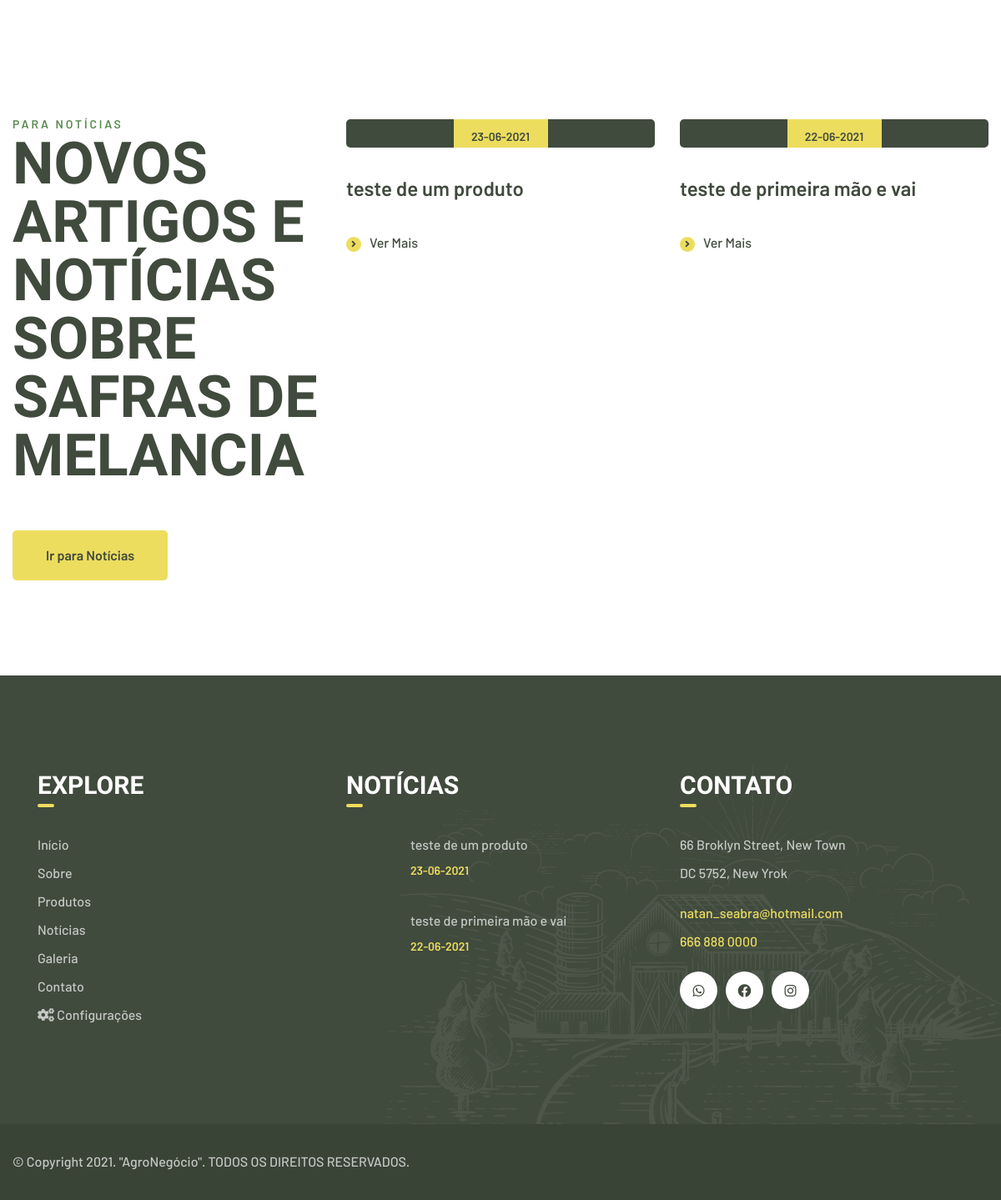
Before: / (lower part) with the older database file.
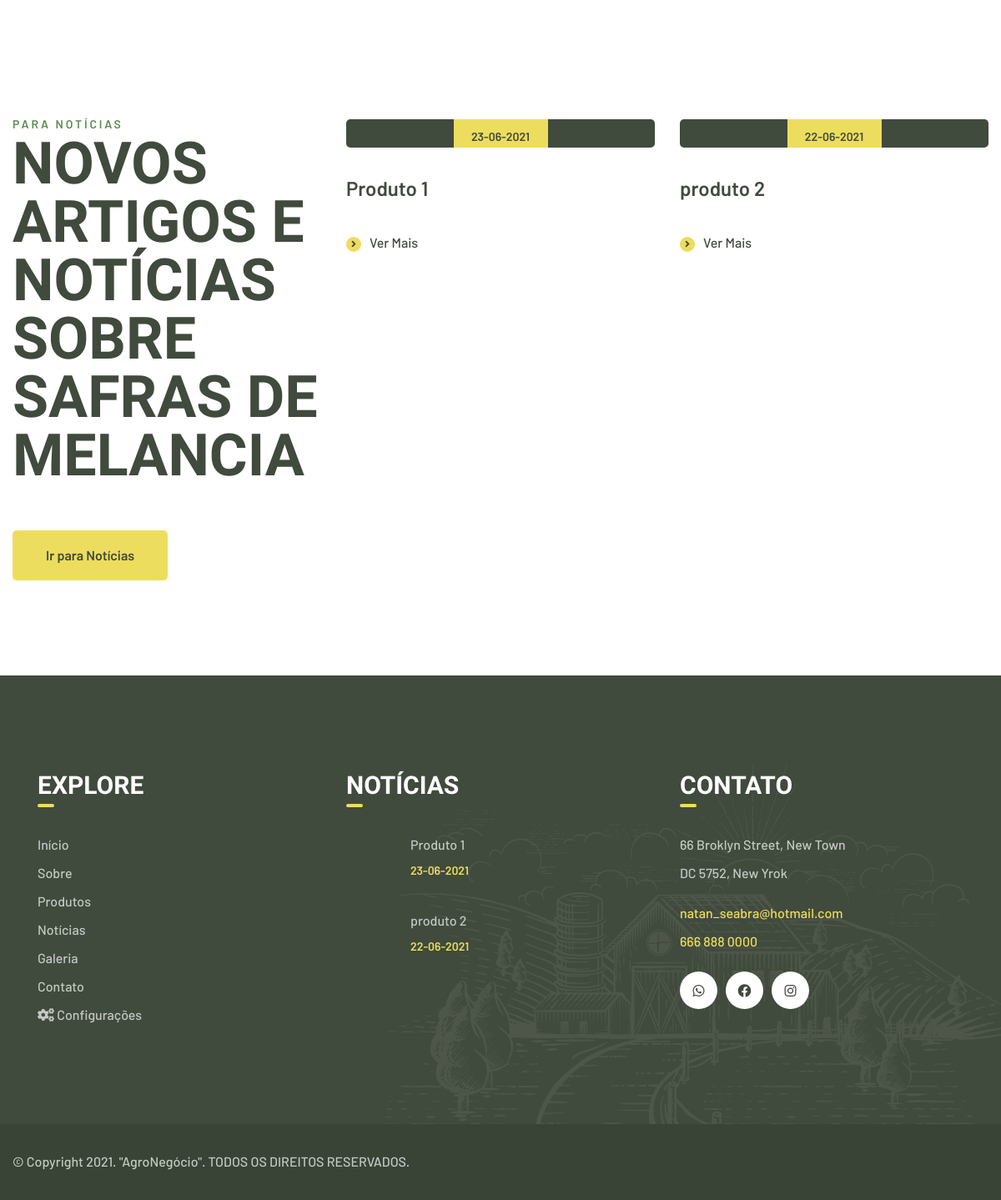
After: the same page with the newer database file.
### tables this page shows
CREATE TABLE `noticias` (
  `id` int(11) NOT NULL,
  `imagem` varchar(50) DEFAULT NULL,
  `titulo` varchar(100) NOT NULL,
  `texto` text NOT NULL,
  `data_publicacao` datetime NOT NULL,
  `administrador_id` int(11) DEFAULT NULL
);

### App/Controllers/HomeController.php (called while the page is built, shortened)
<?php
class HomeController extends Controller {
    public function index() {
        $css = null;
        $js = null;
        $bo = new \App\Models\BO\NoticiasBO();
        $noticias = $bo->listarVetor(\App\Models\Entidades\Noticias::TABELA['nome'], ["*", "date_format(data_publicacao, '%d-%m-%Y') as data_publicacao"], 2, null, "", [], 'rand()');
        $this->render("home/index", "Início", $css, $js, 3);
    }
}

### index.php (called while the page is built, shortened)
<?php
try {
    $app = new App();
    $app->run();
} catch (\Exception $e) {
    $oError = new Erro($e);
    $oError->exibe();
}

### App/Models/DAO/BaseDAO.php (called while the page is built, shortened)
<?php
abstract class BaseDAO {
    private $conexao;
    public function __construct() {
        $this->conexao = Conexao::getConnection();
    }
    public function conectar() {
        return $this->conexao;
    }
    public function select($tabela, $campos, $quantidade, $pagina, $condicao, $valorCondicao, $orderBy, $debug = null) {
        $x = 1;
        $sql = "SELECT ";
        foreach ($campos as $value) {
            if ($x == 1) {
                $x++;
            } else {
                $sql .= ', ';
            }
            $sql .= $value;
        }
        $sql .= " FROM ";
        $sql .= $tabela;
        if ($orderBy) {
            $sql .= ' ORDER BY ';
            $sql .= $orderBy;
        }
        if ($quantidade) {
            $sql .= ' LIMIT ';
            if ($pagina) {
                $sql .= $pagina;
            } else {
                $sql .= '0';
            }
            $sql .= ", ";
            $sql .= $quantidade;
        }
        $conexao = $this->conectar();
        $resultado = $conexao->query($sql);
        if ($resultado) {
            return $resultado;
        } else {
            return FALSE;
        }
    }
     public function listarVetor($tabela, $campos, $quantidade, $pagina, $condicao, $valorCondicao, $orderBy, $debug = null){
        $resultado = $this->select($tabela, $campos, $quantidade, $pagina, $condicao, $valorCondicao, $orderBy, $debug);
        if($resultado){
            $array = [];
            foreach ($resultado as $v) {
                $array[] = $v;
            }
            return $array;
        } else {
            return FALSE;
        }
    }
}

### App/Models/BO/BaseBO.php (called while the page is built, shortened)
<?php
abstract class BaseBO {
        public function listarVetor($tabela = null, $campos = ["*"], $quantidade = null, $pagina = null, $condicao = null, $valorCondicao = null, $orderBy = null, $debug = null){
        $dao = $this->instanciaDAO();
        return $dao->listarVetor($tabela, $campos, $quantidade, $pagina, $condicao, $valorCondicao, $orderBy, $debug);
    }
}

### App/Lib/Conexao.php (called while the page is built, shortened)
<?php
class Conexao{
    public static function getConnection() {
        $con = new mysqli(DB_HOST, DB_USER, DB_PASSWORD, DB_NAME);
        return $con;
    }
}

### App/Models/BO/NoticiasBO.php (called while the page is built, shortened)
<?php
class NoticiasBO extends BaseBO {
    public function instanciaDAO() {
        return new NoticiasDAO();
    }
}
?>

### App/Views/home/index.php (the view, shortened to what this page needs)
<section class="faq_one">
</section>
<section class="blog_four">
    <div class="container">
        <div class="row">
            <div class="col-xl-4 col-lg-4 wow fadeInUp" data-wow-delay="100ms">
                <div class="block-title text-left">
                    <p>Para Notícias</p>
                    <h3>Novos Artigos e<br>Notícias sobre safras de<br>Melancia</h3>
                </div>
                <div class="blog-four_btn">
                    <a href="<?= LINK ?>noticias" class="thm-btn">Ir para Notícias</a>
                </div>
            </div>
            <?php
            foreach ($viewVar['noticias'] as $item) {
                ?>
                <div class="col-xl-4 col-lg-4">
                    <div class="blog_four_single wow fadeInLeft" data-wow-delay="300ms">
                        <div class="blog_four_image">
                            <div class="blog_four_date_box">
                                <p><?= $item['data_publicacao'] ?></p>
                            </div>
                        </div>
                        <div class="blog-four_content">
                            <ul class="list-unstyled blog-four_meta">
                            </ul>
                            <h3><a href="<?=LINK?>noticias/visualizar/<?= $item['id'] ?>" class="blog_four_title"><?=$item['titulo']?></a></h3>
                            <div class="blog_four_read_more_btn">
                                <a href="<?=LINK?>noticias/visualizar/<?= $item['id'] ?>"><i class="fa fa-angle-right"></i>Ver Mais</a>
                            </div>
                        </div>
                    </div>
                </div>
                <?php
            }
            ?>
        </div>
    </div>
</section>

### App/App.php (shortened to what this page needs)
<?php
class App {
    private $controller;
    private $action;
    private $params = [];
    public function run() {
        $this->action           = preg_replace('/[^a-zA-Z]/i', '', $this->action);
        if (!$this->controller) {
            $this->controller = new HomeController($this);
            $this->controller->index();
        }
        $objetoController = new $nomeClasse($this);
        if (method_exists($objetoController, $this->action)) {
            $objetoController->{$this->action}($this->params);
            return;
        } else if (!$this->action && method_exists($objetoController, 'index')) {
            return;
        } else {
            throw new Exception("Nosso suporte já esta verificando desculpe!", 500);
        }
        throw new Exception("Página não encontrada.", 404);
    }
}

### App/Controllers/Controller.php (shortened to what this page needs)
<?php
abstract class Controller {
    private $viewVar;
    public function render($view, $titulo = null, $css = null, $js = null, $menu = 1) {
        $viewVar = $this->getViewVar();
        if ($menu != 3) {
            $arquivoCSS = '<link href="' . CSS . 'estilo.css" type="text/css" rel="stylesheet"/>';
            if (file_exists("./public/css/" . $view . ".css")) {
                $arquivoCSS .= '<link href="' . CSS . $view . '.css" type="text/css" rel="stylesheet"/>';
            }
            $arquivoJS = '<script src="' . JS . 'ini.js"></script>';
            if (file_exists("./public/js/" . $view . ".js")) {
                $arquivoJS .= '<script src="' . JS . $view . '.js"></script>';
            }
            require_once PATH . '/App/Views/layouts/header.php';
            if ($menu == 1) {
                require_once PATH . '/App/Views/layouts/menu_administrador.php';
            } else if ($menu == 2) {
                require_once PATH . '/App/Views/layouts/menu.php';
            }
            require_once PATH . '/App/Views/' . $view . '.php';
            require_once PATH . '/App/Views/layouts/footer.php';
        } else {
            $bo = new \App\Models\BO\NoticiasBO();
            $noticiasIndex = $bo->listarVetor(\App\Models\Entidades\Noticias::TABELA['nome'], ['*', "date_format(data_publicacao, '%d-%m-%Y') as data_publicacao"], 2, null, null, [], "rand()");
            $arquivoCSS = '<link href="' . CSSSITE . 'style.css" type="text/css" rel="stylesheet"/>';
            if (file_exists("./public/cssSite/" . $view . ".css")) {
                $arquivoCSS .= '<link href="' . CSSSITE . $view . '.css" type="text/css" rel="stylesheet"/>';
            }
            require_once PATH . '/App/Views/layoutsSite/header.php';
            require_once PATH . '/App/Views/' . $view . '.php';
            require_once PATH . '/App/Views/layoutsSite/footer.php';
        }
    }
    public function getViewVar() {
        return $this->viewVar;
    }
    public function setViewParam($varName, $varValue) {
        if ($varName != "" && $varValue != "") {
            $this->viewVar[$varName] = $varValue;
        }
    }
}

### App/Views/layoutsSite/header.php (shortened to what this page needs)
<!DOCTYPE html>
<html lang="pt-br">
    <head>
        <link rel="stylesheet" href="<?= CSSSITE ?>animate.min.css">
        <link rel="stylesheet" href="<?= CSSSITE ?>bootstrap.min.css">
        <link rel="stylesheet" href="<?= CSSSITE ?>owl.carousel.min.css">
        <link rel="stylesheet" href="<?= CSSSITE ?>owl.theme.default.min.css">
        <link rel="stylesheet" href="<?= CSSSITE ?>magnific-popup.css">
        <link rel="stylesheet" href="<?= CSSSITE ?>fontawesome-all.min.css">
        <link rel="stylesheet" href="<?= CSSSITE ?>fontawesome-all.min.css">
        <link rel="stylesheet" href="<?= CSSSITE ?>swiper.min.css">
        <link rel="stylesheet" href="<?= CSSSITE ?>bootstrap-select.min.css">
        <link rel="stylesheet" href="<?= CSSSITE ?>jquery.mCustomScrollbar.min.css">
        <link rel="stylesheet" href="<?= CSSSITE ?>bootstrap-datepicker.min.css">
        <link rel="stylesheet" href="<?= CSSSITE ?>vegas.min.css">
        <link rel="stylesheet" href="<?= CSSSITE ?>nouislider.min.css">
        <link rel="stylesheet" href="<?= CSSSITE ?>nouislider.pips.css">
        <link rel="stylesheet" href="<?= CSSSITE ?>agrikol_iconl.css">
        <link rel="stylesheet" href="<?= CSSSITE ?>style.css">
        <link rel="stylesheet" type="text/css" href="<?= CSSSITE ?>estilo.css" media="screen">
        <?= $arquivoCSS ?>
        <link rel="stylesheet" href="<?= CSSSITE ?>responsive.css">
    </head>
    <body>
        <div class="page-wrapper">

### App/Views/layoutsSite/footer.php (shortened to what this page needs)
<footer class="site-footer">
    <div class="site-footer_farm_image"><img src="<?= IMAGEMSITE ?>resources/site-footer-farm.png"
                                             alt="Farm Image"></div>
    <div class="container">
        <div class="row">
            <div class="col-xl-4 col-lg-4 col-md-6">
                <div class="footer-widget__column margin_left_30 wow fadeInUp" data-wow-delay="200ms">
                    <div class="footer-widget__title">
                        <h3>Explore</h3>
                    </div>
                    <ul class="footer-widget__links-list list-unstyled">
                        <li><a href="<?= LINK ?>">Início</a></li>
                        <li><a href="<?= LINK ?>sobre">Sobre</a></li>
                        <li><a href="<?= LINK ?>produtos">Produtos</a></li>
                        <li><a href="<?= LINK ?>noticias">Notícias</a></li>
                        <li><a href="<?= LINK ?>galeria">Galeria</a></li>
                        <li><a href="<?= LINK ?>contato">Contato</a></li>
                        <li><a href="<?= LINK ?>administrador"><i class="fa fa-cogs"></i> Configurações</a></li>
                    </ul>
                </div>
            </div>
            <div class="col-xl-4 col-lg-4 col-md-6">
                <div class="footer-widget__column wow fadeInUp" data-wow-delay="300ms">
                    <div class="footer-widget__title">
                        <h3>Notícias</h3>
                    </div>
                    <ul class="footer-widget__news list-unstyled">
                        <?php
                        foreach ($noticiasIndex as $item) {
                            ?>
                            <li>
                                <div class="footer-widget__news_image">
                                </div>
                                <div class="footer-widget__news_text">
                                    <p><a href="<?= LINK ?>noticias/visualizar/<?= $item['id'] ?>"><?= $item['titulo'] ?></a></p>
                                </div>
                                <div class="footer-widget__news_date_box">
                                    <p><?= $item['data_publicacao'] ?></p>
                                </div>
                            </li>
                            <?php
                        }
                        ?>
                    </ul>
                </div>
            </div>
            <div class="col-xl-3 col-lg-3 col-md-6">
                <div class="footer-widget__column wow fadeInUp" data-wow-delay="400ms">
                    <div class="footer-widget__title">
                        <h3>Contato</h3>
                    </div>
                    <div class="footer-widget_contact">
                        <p>66 Broklyn Street, New Town<br>DC 5752, New Yrok</p>
                        <a href="mailto:needhelp@agrikol.com">natan_seabra@hotmail.com</a><br>
                        <a href="tel:666-888-0000">666 888 0000</a>
                        <div class="site-footer__social">
                            <a href="#"><i class="fab fa-whatsapp"></i></a>
                            <a href="#"><i class="fab fa-facebook"></i></a>
                            <a href="#"><i class="fab fa-instagram"></i></a>
                        </div>
                    </div>
                </div>
            </div>
        </div>
    </div>
</footer>
<div class="site-footer_bottom">
    <div class="container">
        <div class="site-footer_bottom_copyright">
            <p>&copy; Copyright <?= date("Y") ?>. "AgroNegócio". TODOS OS DIREITOS RESERVADOS. </p>
        </div>
    </div>
</div>
</div>
</body>
</html>

### public/cssSite/home/index.css (style rules this page uses)
.blog_four { padding: 25px 0 114px !important; }
:root { --thm-gray: #252824 !important; }

Changed rows visible on the page:
changed noticias: titulo "teste de um produto" → "Produto 1"
changed noticias: titulo "teste de primeira mão e vai" → "produto 2"
